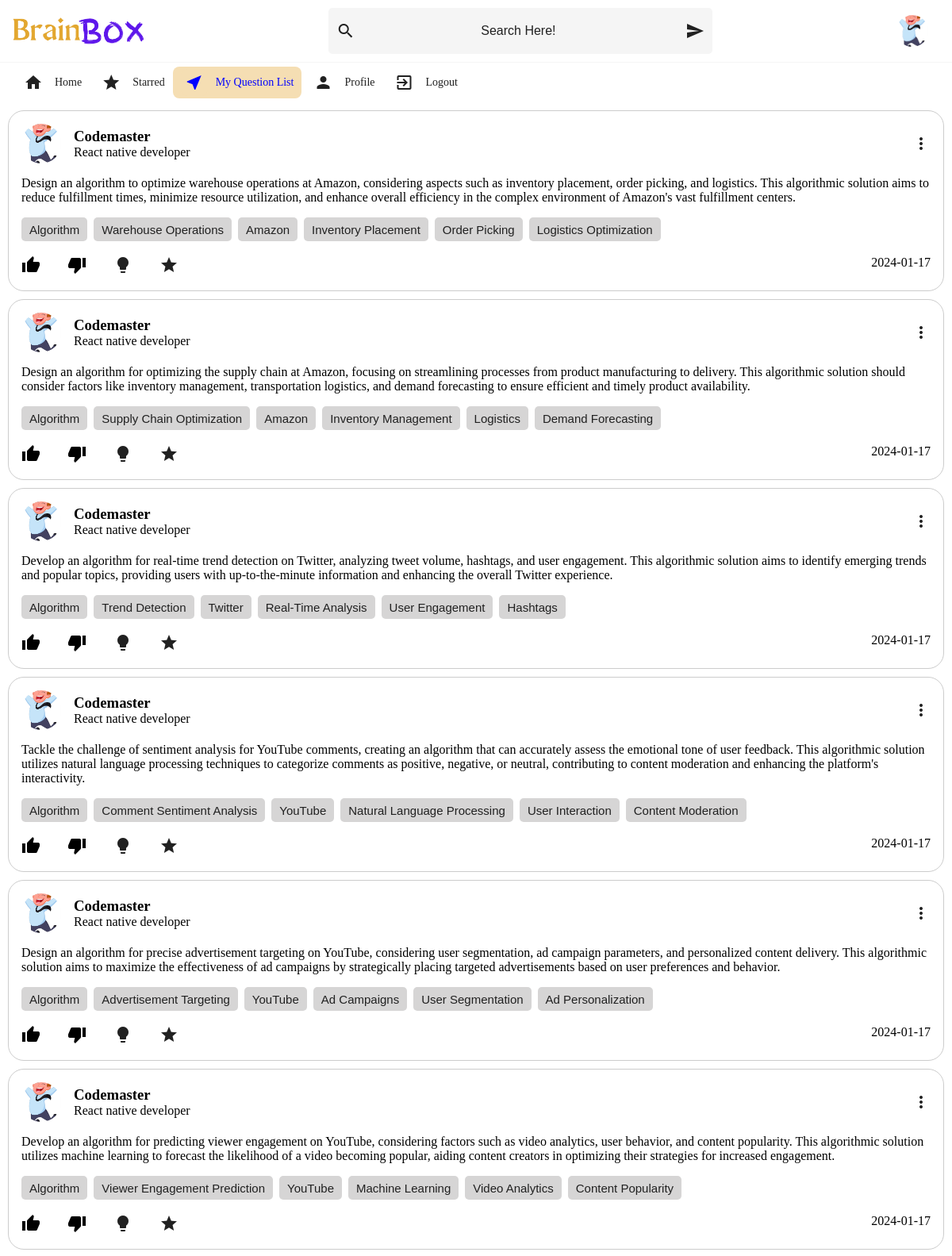
The app's page /sent.php (signed in, upper part) with its own data.
### tables this page shows
CREATE TABLE `user` (
  `user_id` int NOT NULL AUTO_INCREMENT,
  `username` varchar(255) DEFAULT NULL,
  `email` varchar(255) DEFAULT NULL,
  `password` varchar(255) DEFAULT NULL,
  `registration_date` datetime DEFAULT NULL,
  `about_you` varchar(45) DEFAULT NULL,
  `interest` varchar(45) DEFAULT NULL,
  `pic` varchar(45) DEFAULT NULL,
  PRIMARY KEY (`user_id`),
  UNIQUE KEY `username` (`username`),
  UNIQUE KEY `email` (`email`)
);

CREATE TABLE `question` (
  `question_id` int NOT NULL AUTO_INCREMENT,
  `user_id` int DEFAULT NULL,
  `que_keyword` varchar(255) DEFAULT NULL,
  `question_txt` text,
  `question_date` date DEFAULT NULL,
  `click` int DEFAULT '0',
  `views_count` int DEFAULT '0',
  `like_count` int DEFAULT '0',
  PRIMARY KEY (`question_id`),
  KEY `question_ibfk_1` (`user_id`),
  CONSTRAINT `question_ibfk_1` FOREIGN KEY (`user_id`) REFERENCES `user` (`user_id`)
);

### sent.php (the view, shortened to what this page needs)
<?php
include 'connection files/conn.php';
?>
<html lang="en">
<head>
  <link rel="stylesheet" href="style/styles.css" />
<link rel="stylesheet" href="style/toggel.css">
</head>
<body>
  <div class="header">
    <div class="header__left">
      <img src="company.png" alt="" />
    </div>
    <div class="header__middle">
      <span class="material-icons"> search </span>
      <input type="text" placeholder="Search Here!" />
      <button class="material-icons"> send</button>
    </div>
    <div class="header__right">
    <?php
          $sql = "SELECT pic FROM user WHERE user_id = $_SESSION[user_id]";
          $result = $mysqli->query($sql);
          if ($result->num_rows > 0) {
            $row = $result->fetch_assoc();
            $user_pic = $row['pic'];
          }
          ?>
         <img src='<?php echo $user_pic ; ?>' alt='Profile Picture' class='account-setting' >
    </div>
  </div>
  <div class="main__body">
<div class="sidebar">
  <a href="index.php">
  <div class="sidebarOption ">
    <span class="material-icons">home</span>
    <h3>Home</h3>
  </div>
</a>
  <a href="starred.php">
    <div class="sidebarOption">
      <span class="material-icons">star</span>
      <h3>Starred</h3>
    </div>
  </a>
  <a href="sent.php">
  <div class="sidebarOption sidebarOption__active ">
    <span class="material-icons">near_me</span>
    <h3>My&nbsp;Question&nbsp;List  </h3>
  </div>
</a>
  <a href="profile.php">
  <div class="sidebarOption">
    <span class="material-icons">person</span>
    <h3>Profile</h3>
  </div>
  </a>
  <a href="logout.php">
  <div class="sidebarOption">
    <span class="material-icons">exit_to_app
    </span>
    <h3>Logout</h3>
  </div>
  </a>
</div>
<?php
$current_user_id = $_SESSION['user_id'];
$stmt_question = $mysqli->prepare("SELECT q.question_id, q.que_keyword, q.question_txt, q.question_date, u.username,u.pic,u.about_you
                                   FROM question q
                                   JOIN user u ON q.user_id = u.user_id
                                   WHERE q.user_id = ?");
$stmt_question->bind_param("i", $current_user_id);
$stmt_question->execute();
$result_question = $stmt_question->get_result();
echo '<div class="QuestionList">';
while ($row_question = $result_question->fetch_assoc()) {
    $question_id = $row_question['question_id'];
    $username = $row_question['username'];
    $que_keyword = $row_question['que_keyword'];
    $question_txt = $row_question['question_txt'];
    $question_date = $row_question['question_date'];
    $pic = $row_question['pic'];
    $about_you = $row_question['about_you'];
   $like_type = null;
   $like_id = null;
    ?>
       <div class="box">
            <div class="profile-container">
                <div class="profile-text">
            <img src="<?php echo $pic; ?>" alt="Profile Picture" class="profile-image">
                    <div>
                        <h3><?= $username ?></h3>
                        <div>
                            <span><?= $about_you ?></span>
                        </div>
                    </div>
                </div>
                <div class="menu-container">
            <span class="material-icons ellipsis-icon" onclick="toggleDropdown('DropdownContainer_<?php echo $question_id; ?>')">more_vert</span>
        </div>
    </div>
        <div class="body">
                <p><?= $question_txt ?></p>
            </div>
            <div class="keyword">
        <?php
        if ($que_keyword !== null && ($keywordsArray = json_decode($que_keyword, true)) !== null) {
            foreach ($keywordsArray as $keyword) {
                echo '<button>' . $keyword . '</button>&nbsp;&nbsp;';
            }
        }
        ?>
    </div><br>
    <div class="footer">
    <div>
    <a href="javascript:void(0);"  style="margin-right: 30px;" onclick="thumbUpIcon(
      <?php echo $question_id ; ?>,
      <?php echo $user_id ; ?>,
      <?php if($like_type==1 || $like_type == 0){ echo $like_id; } else{ echo null; } ; ?>
      )">
    <span class="material-icons" id="thumbup_<?php echo $question_id ?>"
    style="<?php
        if ($like_type === 1) {
          echo 'color: blue;';
        }
        else{
          echo 'color: black;';
        }
    ?>">thumb_up</span>
  </a>
            <a href="javascript:void(0);" style="margin-right: 30px;"  onclick="thumbDownIcon(
              <?php echo $question_id ; ?>,
              <?php echo $user_id ; ?>,
              <?php if($like_type == 1 || $like_type == 0){ echo $like_id; } else{ echo null; } ; ?>
              )">
            <span class="material-icons" id="thumbdown_<?php echo $question_id ?>"
    style="<?php
        if ($like_type === 0) {
          echo 'color: blue;';
        }
        else{
          echo 'color: black;';
        }
    ?>">thumb_down</span>
          </a>
<a style="margin-right: 30px;"  href="Answer.php?question_id=<?php echo $question_id; ?>" class="material-icons">lightbulb</a>
<a style="margin-right: 30px;"  href="javascript:void(0);" id="starIcon_<?php echo $question_id; ?>" onclick="toggleStarred(<?php echo $question_id; ?>)">
                    <span class="material-icons">star</span>
                </a>
</div>
        <span class="date" ><?php echo $question_date; ?></span>
    </div>
        </div>
    <?php
}
echo '</div>';
?>
</body>
</html>

### style/styles.css (style rules this page uses)
* { margin: 0; padding: 0; box-sizing: border-box; }
body { overflow-x: hidden; font-family: 'Times New Roman', serif; }
.header { display: flex; align-items: center; justify-content: space-between; border-bottom: 1px solid whitesmoke; width: 100%; padding: 10px; box-sizing: border-box; }
.header__left img { object-fit: contain; height: 35px; margin-left: 5px; }
.header__left { display: flex; align-items: center; }
.material-icons { color: #212121; background-color: transparent; cursor: pointer; }
.header__middle { display: flex; flex: 0.5; align-items: center; background-color: whitesmoke; padding: 10px; border-radius: 5px; position: relative; }
.header__middle input { border: none; padding: 10px; outline: none; font-size: medium; background-color: transparent; margin-right: 5px; display: flex; align-items: center; flex-grow: 1; }
.header__middle input::placeholder { color: #212121; text-align: center; }
.header__middle button { border: none; background-color: transparent; color: #212121; }
.header__right { display: flex; padding-right: 20px; }
.account-setting { height: 40px; width: 40px; object-fit: cover; border-radius: 50px; }
.sidebar { display: flex; flex-direction: row; margin: 5px; max-width: 300px; padding-right: 20px; padding: 0 10px; }
.sidebarOption { display: flex; align-items: center; height: 40px; padding: 0 10px; cursor: pointer; color: #212121; font-family: 'Times New Roman', serif; font-weight: 200; font-size: large; }
.sidebarOption .material-icons { padding: 5px; }
.sidebar a { text-decoration: none; color: #212121; }
.sidebarOption h3 { margin-left: 10px; font-size: 14px; font-weight: 400; }
.sidebarOption:hover, .sidebarOption__active, .sidebarOption__active h3, .sidebarOption__active .material-icons, .sidebarOption:hover .material-icons { background-color: wheat; color: blue; border-radius: 8px; }
.main__body { display: flex; flex-direction: column; align-items: stretch; width: 100%; overflow-x: hidden; }
.QuestionList { flex: 1; margin-bottom: 50px; overflow-x: auto; overflow-y: auto; padding: 0 10px; }
.box { margin-top: 10px; border: 1px solid #ccc; padding: 16px; border-radius: 20px; }
.profile-container { display: flex; align-items: center; justify-content: space-between; margin-bottom: 16px; }
.profile-image { height: 50px; width: 50px; object-fit: cover; border-radius: 50%; margin-right: 16px; }
.profile-text { flex-grow: 1; display: flex; align-items: center; }
.body p { margin-bottom: 16px; }
.footer { display: flex; justify-content: space-between; width: 100%; }
.footer a { color: #212121; text-decoration: none; }
.keyword button { color: #212121; background-color: rgb(214, 213, 213); border-radius: 5px; height: 30px; font-size: 15px; border: none; padding-inline: 10px; }

### style/toggel.css (style rules this page uses)
.menu-container { position: relative; display: inline-block; }
.ellipsis-icon { cursor: pointer; }

### records on screen
user: pic (picture)
question: user.pic (picture), user.username "Codemaster", user.about_you "React native developer", question_txt "Design an algorithm to optimize warehouse operations at Amazon, considering aspects such as inventory placement, order picking, and logistics. This algorithmic solution aims to reduce fulfillment times, minimize resource utilization, and enhance overall efficiency in the complex environment of Amazon's vast fulfillment centers.", que_keyword "Algorithm", que_keyword "Warehouse Operations", que_keyword "Amazon", que_keyword "Inventory Placement", que_keyword "Order Picking", que_keyword "Logistics Optimization", question_date "2024-01-17"
question: user.pic (picture), user.username "Codemaster", user.about_you "React native developer", question_txt "Design an algorithm for optimizing the supply chain at Amazon, focusing on streamlining processes from product manufacturing to delivery. This algorithmic solution should consider factors like inventory management, transportation logistics, and demand forecasting to ensure efficient and timely product availability.", que_keyword "Algorithm", que_keyword "Supply Chain Optimization", que_keyword "Amazon", que_keyword "Inventory Management", que_keyword "Logistics", que_keyword "Demand Forecasting", question_date "2024-01-17"
question: user.pic (picture), user.username "Codemaster", user.about_you "React native developer", question_txt "Develop an algorithm for real-time trend detection on Twitter, analyzing tweet volume, hashtags, and user engagement. This algorithmic solution aims to identify emerging trends and popular topics, providing users with up-to-the-minute information and enhancing the overall Twitter experience.", que_keyword "Algorithm", que_keyword "Trend Detection", que_keyword "Twitter", que_keyword "Real-Time Analysis", que_keyword "User Engagement", que_keyword "Hashtags", question_date "2024-01-17"
question: user.pic (picture), user.username "Codemaster", user.about_you "React native developer", question_txt "Tackle the challenge of sentiment analysis for YouTube comments, creating an algorithm that can accurately assess the emotional tone of user feedback. This algorithmic solution utilizes natural language processing techniques to categorize comments as positive, negative, or neutral, contributing to content moderation and enhancing the platform's interactivity.", que_keyword "Algorithm", que_keyword "Comment Sentiment Analysis", que_keyword "YouTube", que_keyword "Natural Language Processing", que_keyword "User Interaction", que_keyword "Content Moderation", question_date "2024-01-17"
question: user.pic (picture), user.username "Codemaster", user.about_you "React native developer", question_txt "Design an algorithm for precise advertisement targeting on YouTube, considering user segmentation, ad campaign parameters, and personalized content delivery. This algorithmic solution aims to maximize the effectiveness of ad campaigns by strategically placing targeted advertisements based on user preferences and behavior.", que_keyword "Algorithm", que_keyword "Advertisement Targeting", que_keyword "YouTube", que_keyword "Ad Campaigns", que_keyword "User Segmentation", que_keyword "Ad Personalization", question_date "2024-01-17"
question: user.pic (picture), user.username "Codemaster", user.about_you "React native developer", question_txt "Develop an algorithm for predicting viewer engagement on YouTube, considering factors such as video analytics, user behavior, and content popularity. This algorithmic solution utilizes machine learning to forecast the likelihood of a video becoming popular, aiding content creators in optimizing their strategies for increased engagement.", que_keyword "Algorithm", que_keyword "Viewer Engagement Prediction", que_keyword "YouTube", que_keyword "Machine Learning", que_keyword "Video Analytics", que_keyword "Content Popularity", question_date "2024-01-17"
